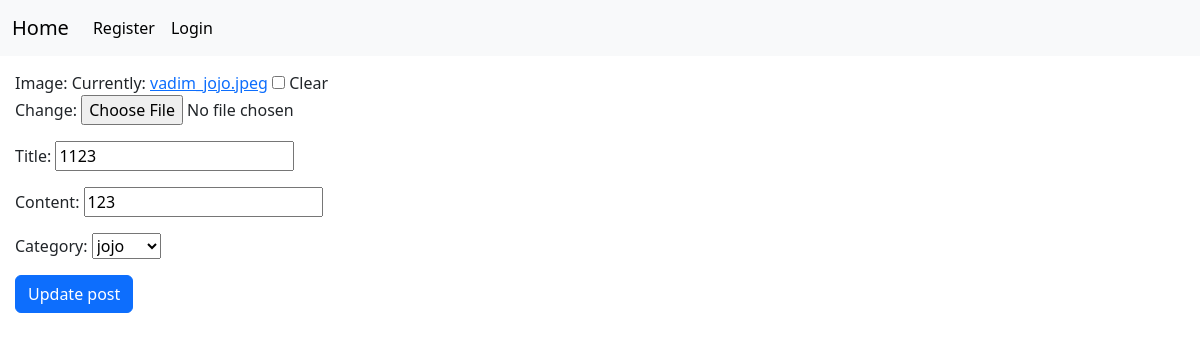
/posts/1/update/, run on the app's committed database.
### posts/models.py (models this page shows, shortened)
class Post(models.Model):
    image = models.ImageField(null = True, blank=True)
    title = models.CharField(max_length=100)
    content = models.CharField(max_length=300, null=True, blank=True)
    rate = models.IntegerField(default=0)
    created = models.DateTimeField(auto_now_add=True, null=True)
    updated = models.DateTimeField(auto_now=True, null=True)
    category = models.ForeignKey(Category,on_delete=models.CASCADE, null=True)
    tags = models.ManyToManyField(Tag, blank = True)
    author = models.ForeignKey(User, on_delete=models.CASCADE, null=True)

### posts/views.py (the view, shortened to what this page needs)
# urls.py: path("posts/<int:post_id>/update/", post_update_view),
def post_update_view(request, post_id):
    post = Post.objects.filter(id=post_id).first()
    if not post:
        return HttpResponse("Post not found")
    if request.method == "GET":
        form = PostUpdateForm(instance=post)
        return render(request, "posts/post_update.html", context={"form": form})

### posts/forms.py
class PostUpdateForm(forms.ModelForm):
    class Meta:
        model = Post
        fields = ( "image", "title", "content","category")

### posts/models.py (called while the page is built)
    def __str__(self):
        return self.name

### templates/posts/post_update.html (shortened to what this page needs)
{% extends 'home.html' %}
{% block content %}
<form style="padding: 15px;" action="" method="post" enctype="multipart/form-data">
    {{ form.as_p }}
    <button type="submit" class="btn btn-primary">Update post</button>
</form>
{% endblock %}

### data on the page
Post: title "1123", content "123", category "jojo"
